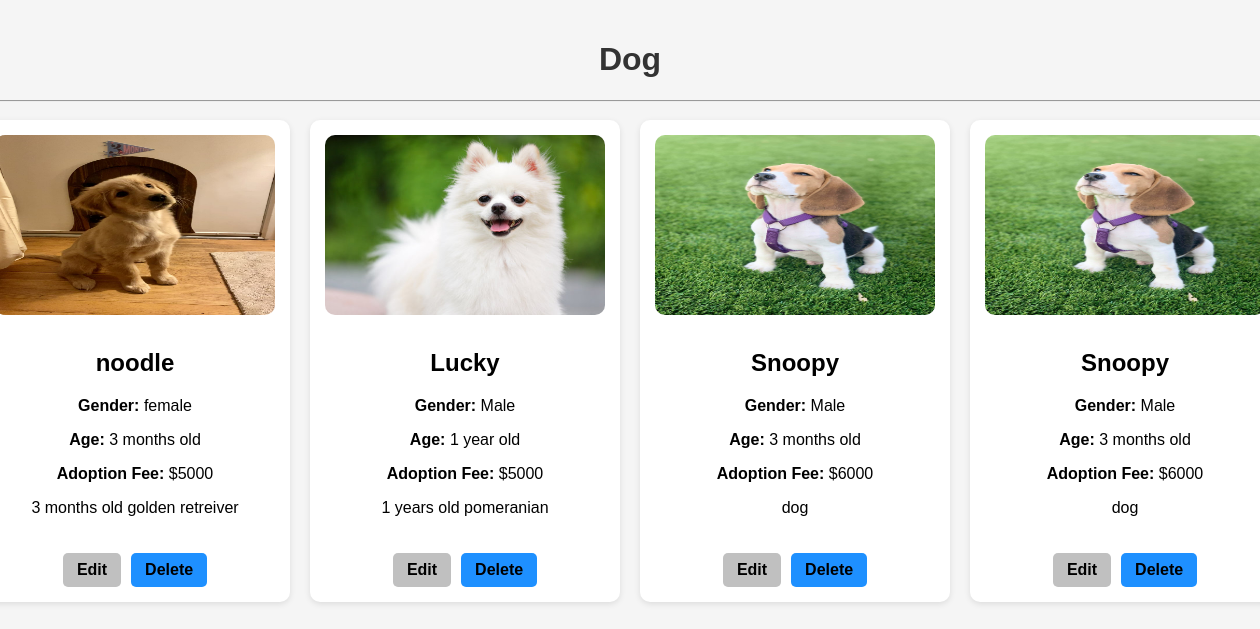
Page /dog_list/1 on the earlier database version.
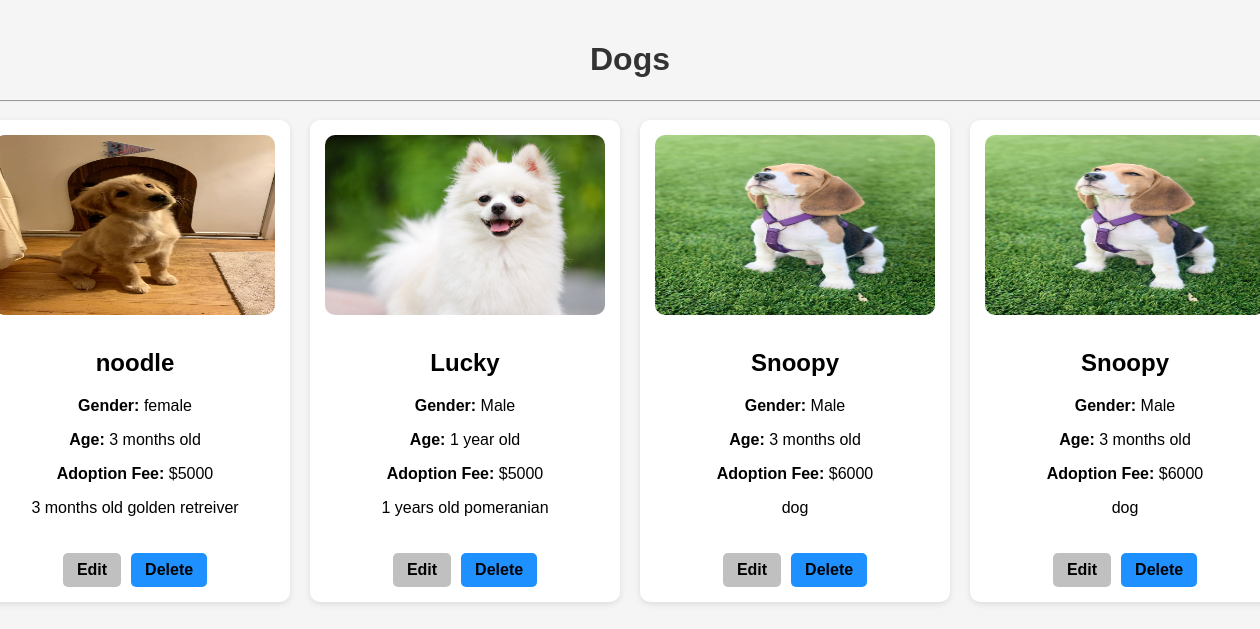
Same page on the later database version.
### app/models.py (models this page shows, shortened)
class Pet_category(models.Model):
    name = models.TextField()
    image = models.FileField()
    description = models.TextField()

### app/views.py (the view)
# urls.py: path('dog_list/<id>',views.dog_list),
def dog_list(req,id):
    category = Pet_category.objects.get(id=id)
    pet_details = Pets.objects.filter(category=category)
    return render(req, 'shop/pet_list.html', {'category': category,'pet_details':pet_details})

### templates/shop/pet_list.html (shortened to what this page needs)
<!DOCTYPE html>
<html lang="en">
<head>
</head>
<body>
    <div class="container">
        <h1>{{ category.name }}</h1>
        <hr>
        <div class="pet-list">
            {% for pet in pet_details %}
            <div class="pet-card">
                <img src="{{ pet.img.url }}" alt="{{ pet.pet_name }}">
                <div class="pet-details">
                    <h2>{{ pet.pet_name }}</h2>
                    <p><strong>Gender:</strong> {{ pet.gender }}</p>
                    <p><strong>Age:</strong> {{ pet.age }}</p>
                    <p><strong>Adoption Fee:</strong> ${{ pet.adoption_fee }}</p>
                    <p>{{ pet.dis }}</p>
                </div>
                <div class="buttons">
                    <a href="/edit/{{ pet.id }}" class="btn edit-btn">Edit</a>
                    <a href="/delete/{{ pet.id }}" class="btn delete-btn" onclick="return confirm('Are you sure you want to delete this pet?');">Delete</a>
                </div>
            </div>
            {% empty %}
            <p class="no-pets">No pets available in this category.</p>
            {% endfor %}
        </div>
    </div>
</body>
</html>

Differences in the rows shown:
changed Pet_category: name "Dog" → "Dogs"
